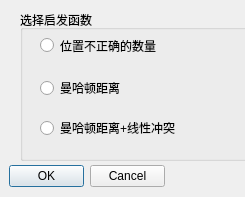
<?xml version="1.0" encoding="UTF-8"?>
<ui version="4.0">
 <class>Dialog</class>
 <widget class="QDialog" name="Dialog">
  <property name="geometry">
   <rect>
    <x>0</x>
    <y>0</y>
    <width>245</width>
    <height>197</height>
   </rect>
  </property>
  <property name="windowTitle">
   <string>Dialog</string>
  </property>
  <widget class="QGroupBox" name="groupBox">
   <property name="geometry">
    <rect>
     <x>20</x>
     <y>10</y>
     <width>231</width>
     <height>151</height>
    </rect>
   </property>
   <property name="title">
    <string>选择启发函数</string>
   </property>
   <widget class="QRadioButton" name="radioButton_2">
    <property name="geometry">
     <rect>
      <x>20</x>
      <y>70</y>
      <width>141</width>
      <height>16</height>
     </rect>
    </property>
    <property name="text">
     <string>曼哈顿距离</string>
    </property>
   </widget>
   <widget class="QRadioButton" name="radioButton_3">
    <property name="geometry">
     <rect>
      <x>20</x>
      <y>110</y>
      <width>161</width>
      <height>16</height>
     </rect>
    </property>
    <property name="text">
     <string>曼哈顿距离+线性冲突</string>
    </property>
   </widget>
   <widget class="QRadioButton" name="radioButton">
    <property name="geometry">
     <rect>
      <x>20</x>
      <y>25</y>
      <width>171</width>
      <height>21</height>
     </rect>
    </property>
    <property name="text">
     <string>位置不正确的数量</string>
    </property>
   </widget>
  </widget>
  <widget class="QDialogButtonBox" name="buttonBox">
   <property name="geometry">
    <rect>
     <x>9</x>
     <y>165</y>
     <width>156</width>
     <height>23</height>
    </rect>
   </property>
   <property name="orientation">
    <enum>Qt::Horizontal</enum>
   </property>
   <property name="standardButtons">
    <set>QDialogButtonBox::Cancel|QDialogButtonBox::Ok</set>
   </property>
  </widget>
 </widget>
 <resources/>
 <connections>
  <connection>
   <sender>buttonBox</sender>
   <signal>accepted()</signal>
   <receiver>Dialog</receiver>
   <slot>accept()</slot>
   <hints>
    <hint type="sourcelabel">
     <x>248</x>
     <y>254</y>
    </hint>
    <hint type="destinationlabel">
     <x>157</x>
     <y>274</y>
    </hint>
   </hints>
  </connection>
  <connection>
   <sender>buttonBox</sender>
   <signal>rejected()</signal>
   <receiver>Dialog</receiver>
   <slot>reject()</slot>
   <hints>
    <hint type="sourcelabel">
     <x>316</x>
     <y>260</y>
    </hint>
    <hint type="destinationlabel">
     <x>286</x>
     <y>274</y>
    </hint>
   </hints>
  </connection>
 </connections>
</ui>
